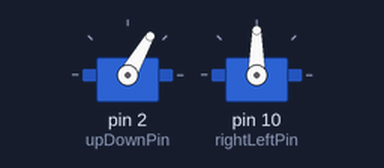
Recording of a sketch running on a simulated Arduino Uno, built with avr-gcc and run on an emulated ATmega328P. Shown: 2 × servo.

Above: at 0.05 s.
At 3.85 s:
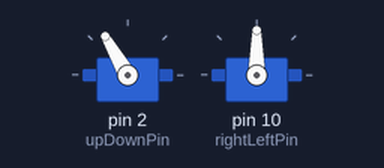
At 7.75 s:
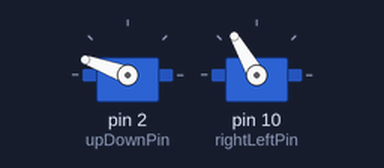
At 15.45 s:
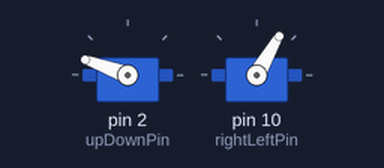
Timing chart, 0 to 20.2 s (numbered marks = the images above):
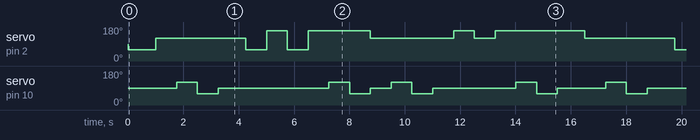

The sketch:

animatronic_eye.ino
```cpp
//include library for servo
#include <Servo.h>

//define name of the servo motors
Servo upDownServo;
Servo rightLeftServo;

//define position name and value
#define left 60
#define right 120
#define middle 90
#define closed 60
#define fullOpen 160
#define halfOpen 120

#define waitTime 750

const int rightLeftPin = 10;
const int upDownPin = 2;

void setup(){
  //define pin numbers of the servo motors
  upDownServo.attach(upDownPin);
  rightLeftServo.attach(rightLeftPin);

  //starting position of the servo motors
  delay(10);
  upDownServo.write(closed);
  rightLeftServo.write(middle);

   Serial.begin(9600);
}

void loop(){

  delay(1000);
  upDownServo.write(halfOpen);
  // Serial.print("Up-down : ");
  // Serial.println(halfOpen);
  delay(waitTime);
  rightLeftServo.write(right);
  // Serial.print("Right-left : ");
  // Serial.println(right);
  delay(waitTime);
  rightLeftServo.write(left);
  // Serial.print("Right-left : ");
  // Serial.println(left);
  delay(waitTime);
  rightLeftServo.write(middle);
  // Serial.print("Right-left : ");
  // Serial.println(middle);

  delay(1000);
  upDownServo.write(closed);
  // Serial.print("Up-down : ");
  // Serial.println(closed);
  delay(waitTime);
  upDownServo.write(fullOpen);
  // Serial.print("Up-down : ");
  // Serial.println(fullOpen);
  delay(waitTime);
  upDownServo.write(closed);
  // Serial.print("Up-down : ");
  // Serial.println(closed);
  delay(waitTime);


  upDownServo.write(fullOpen);
  // Serial.print("Up-down : ");
  // Serial.println(fullOpen);
  delay(waitTime);
  rightLeftServo.write(right);
  // Serial.print("Right-left : ");
  // Serial.println(right);
  delay(waitTime);
  rightLeftServo.write(left);
  // Serial.print("Right-left : ");
  // Serial.println(left);
  delay(waitTime);
  rightLeftServo.write(middle);
  upDownServo.write(halfOpen);
  delay(waitTime);
  rightLeftServo.write(right);
  delay(waitTime);
  rightLeftServo.write(left);
  delay(waitTime);
  rightLeftServo.write(middle);
  delay(waitTime);
  upDownServo.write(fullOpen);
  delay(waitTime);
  upDownServo.write(halfOpen);
  delay(waitTime);
  upDownServo.write(fullOpen);
  delay(waitTime);
  rightLeftServo.write(right);
  delay(waitTime);
  rightLeftServo.write(left);
  delay(waitTime);
  rightLeftServo.write(middle);
}
```

Measured:
- by itself, servo on pin 2 (upDownPin): repeats every 15.5 s: 120° 3.3 s, 60° 0.75 s, 160° 0.75 s, 60° 0.75 s, 160° 2.3 s, 120° 3.0 s, 160° 0.75 s, 120° 0.75 s, 160° 3.3 s
- by itself, servo on pin 10 (rightLeftPin): repeats every 15.5 s: 60° 0.75 s, 90° 4.0 s, 120° 0.75 s, 60° 0.75 s, 90° 0.75 s, 120° 0.75 s, 60° 0.75 s, 90° 3.0 s, 120° 0.75 s, 60° 0.75 s, 90° 1.8 s, 120° 0.75 s
